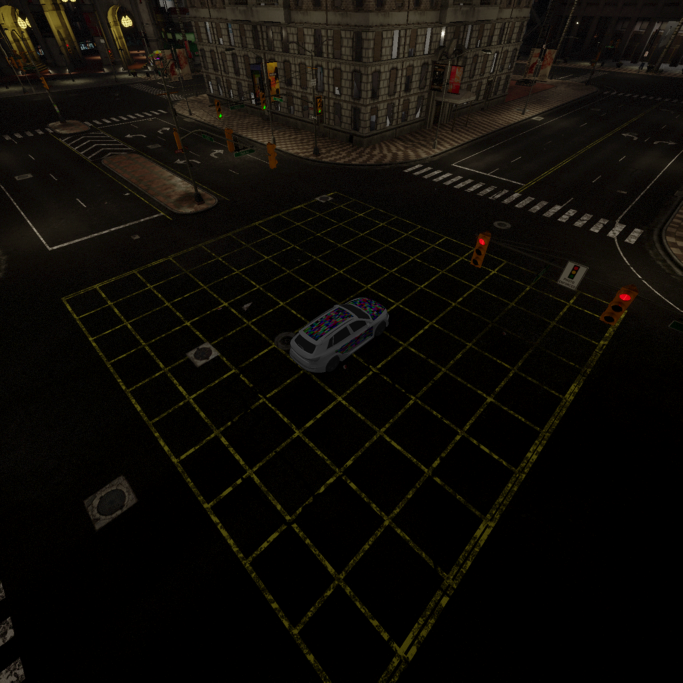
#> input picture data/img12.png, 2048 x 2048 px (shown at 1/3 size)
$ python -i brisque.py   (imports and definitions only)
#> lines starting #> are read from the running program, lines starting #| are printed output that depends on the picture
import math
import scipy.special
import numpy as np
import cv2
import scipy as sp
import ipdb

gamma_range = np.arange(0.2, 10, 0.001)
a = scipy.special.gamma(2.0/gamma_range)
# [1 line not run here, left out]
b = scipy.special.gamma(1.0/gamma_range)
c = scipy.special.gamma(3.0/gamma_range)
prec_gammas = a/(b*c)


# [65 lines left out: functions aggd_features, ggd_features, paired_product, not called in this run]


def calculate_mscn(dis_image):
    dis_image = dis_image.numpy().astype(np.float32)  # 类型转换十分重要
    ux = cv2.GaussianBlur(dis_image, (7, 7), 7/6)
    ux_sq = ux*ux
    sigma = np.sqrt(np.abs(cv2.GaussianBlur(dis_image**2, (7, 7), 7/6)-ux_sq))

    mscn = (dis_image-ux)/(1+sigma)

    return mscn


# [24 lines left out: functions ggd_features, extract_brisque_feats, not called in this run]


def brisque(im):
    mscncoefs = calculate_mscn(im)
    features1 = extract_brisque_feats(mscncoefs)
    # ipdb.set_trace()
    im = im.numpy().astype(np.uint8)
    lowResolution = cv2.resize(im, (0, 0), fx=0.5, fy=0.5)
    # lowResolution = cv2.resize(im, (0, 0), fx=0.5, fy=0.5)
    # 咋还能有这种操作，我是不明白了
    features2 = extract_brisque_feats(lowResolution)

    return np.array(features1+features2)

>>> import cv2
>>> picture = cv2.imread('../data/img12.png', cv2.IMREAD_GRAYSCALE)
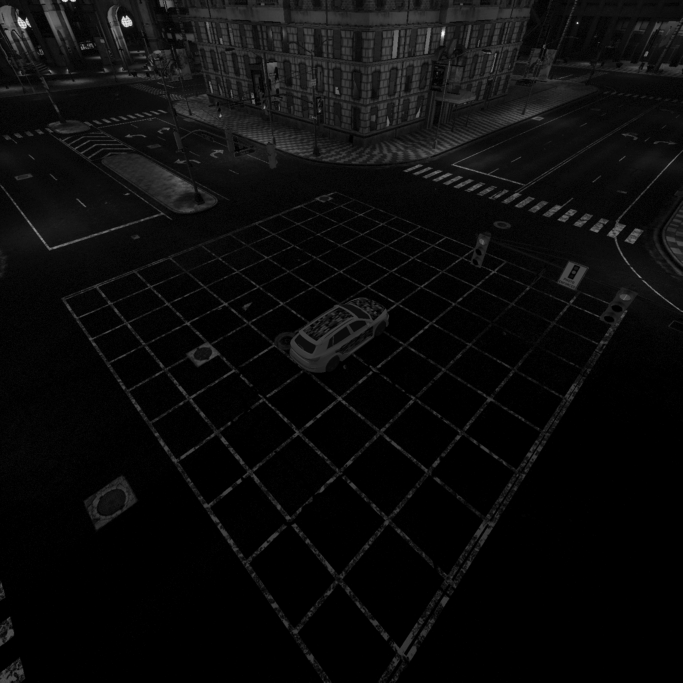
#> picture: shape (2048, 2048) (shown at 1/3 size); min 0, max 255, mean 11.3
#> (the run stopped early here; a loop or call above may not have finished)

$ run again, on data/img15.png
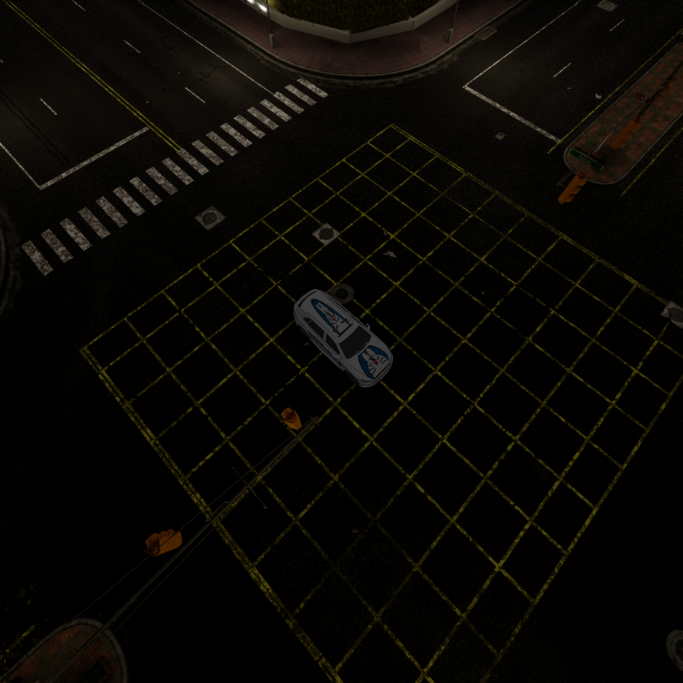
#> input picture data/img15.png, 2048 x 2048 px (shown at 1/3 size)
#> `picture = cv2.imread('../data/img12.png', cv2.IMREAD_GRAYSCALE)`:
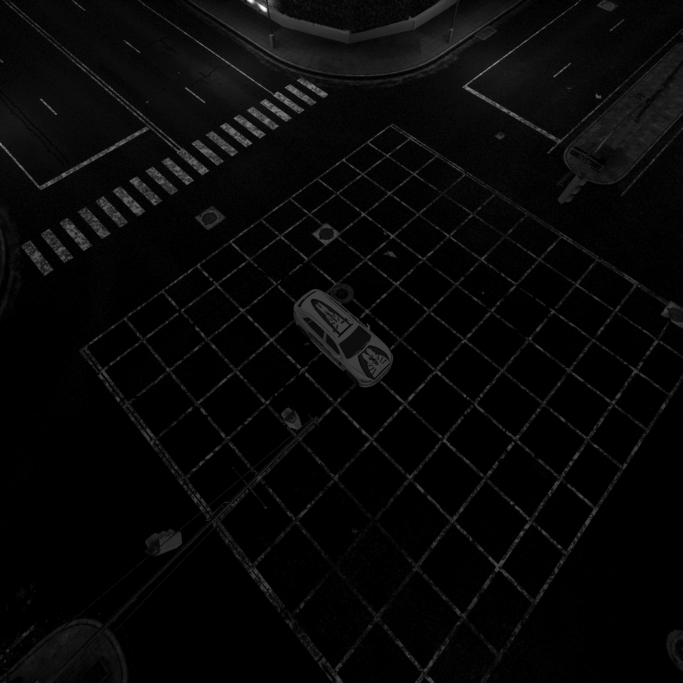
#> picture: shape (2048, 2048) (shown at 1/3 size); min 0, max 255, mean 7.6
